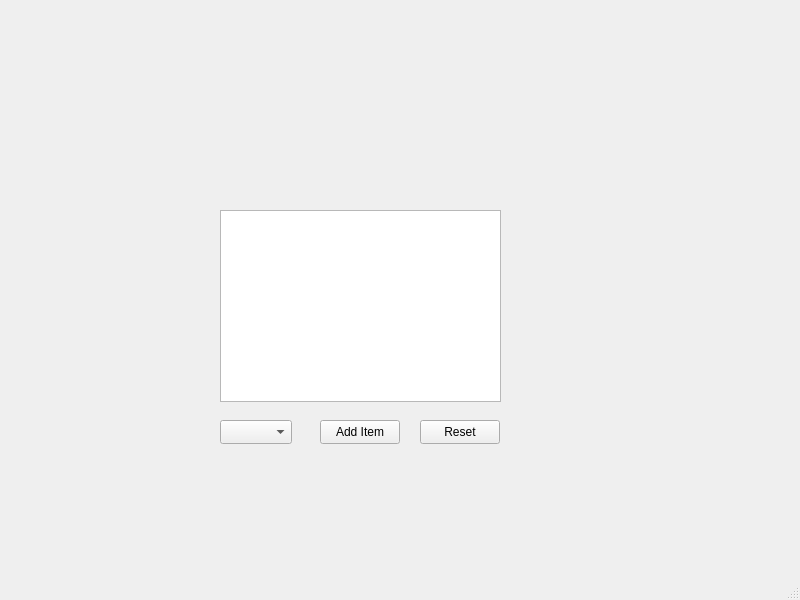
<?xml version="1.0" encoding="UTF-8"?>
<ui version="4.0">
 <class>MainWindow</class>
 <widget class="QMainWindow" name="MainWindow">
  <property name="geometry">
   <rect>
    <x>0</x>
    <y>0</y>
    <width>800</width>
    <height>600</height>
   </rect>
  </property>
  <property name="windowTitle">
   <string>MainWindow</string>
  </property>
  <widget class="QWidget" name="centralwidget">
   <widget class="QPushButton" name="addItemButton">
    <property name="geometry">
     <rect>
      <x>320</x>
      <y>420</y>
      <width>80</width>
      <height>24</height>
     </rect>
    </property>
    <property name="text">
     <string>Add Item</string>
    </property>
   </widget>
   <widget class="QComboBox" name="comboBox">
    <property name="geometry">
     <rect>
      <x>220</x>
      <y>420</y>
      <width>72</width>
      <height>24</height>
     </rect>
    </property>
   </widget>
   <widget class="QListWidget" name="itemList">
    <property name="geometry">
     <rect>
      <x>220</x>
      <y>210</y>
      <width>281</width>
      <height>192</height>
     </rect>
    </property>
   </widget>
   <widget class="QPushButton" name="resetButton">
    <property name="geometry">
     <rect>
      <x>420</x>
      <y>420</y>
      <width>80</width>
      <height>24</height>
     </rect>
    </property>
    <property name="text">
     <string>Reset</string>
    </property>
   </widget>
  </widget>
  <widget class="QMenuBar" name="menubar">
   <property name="geometry">
    <rect>
     <x>0</x>
     <y>0</y>
     <width>800</width>
     <height>21</height>
    </rect>
   </property>
  </widget>
  <widget class="QStatusBar" name="statusbar"/>
 </widget>
 <resources/>
 <connections/>
</ui>
